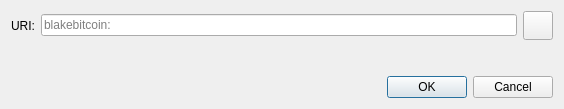
<?xml version="1.0" encoding="UTF-8"?>
<ui version="4.0">
 <class>OpenURIDialog</class>
 <widget class="QDialog" name="OpenURIDialog">
  <property name="geometry">
   <rect>
    <x>0</x>
    <y>0</y>
    <width>564</width>
    <height>109</height>
   </rect>
  </property>
  <property name="windowTitle">
   <string>Open blakebitcoin URI</string>
  </property>
  <layout class="QVBoxLayout" name="verticalLayout">
   <item>
    <layout class="QHBoxLayout" name="horizontalLayout">
     <item>
      <widget class="QLabel" name="label">
       <property name="text">
        <string>URI:</string>
       </property>
      </widget>
     </item>
     <item>
      <widget class="QValidatedLineEdit" name="uriEdit">
       <property name="placeholderText">
        <string notr="true">blakebitcoin:</string>
       </property>
      </widget>
     </item>
     <item>
      <widget class="QToolButton" name="pasteButton">
       <property name="toolTip">
        <string extracomment="Tooltip text for button that allows you to paste an address that is in your clipboard.">Paste address from clipboard</string>
       </property>
       <property name="text">
        <string/>
       </property>
       <property name="icon">
        <iconset resource="../bitcoin.qrc">
         <normaloff>:/icons/editpaste</normaloff>:/icons/editpaste
        </iconset>
       </property>
       <property name="iconSize">
        <size>
         <width>22</width>
         <height>22</height>
        </size>
       </property>
      </widget>
     </item>
    </layout>
   </item>
   <item>
    <spacer name="verticalSpacer">
     <property name="orientation">
      <enum>Qt::Vertical</enum>
     </property>
     <property name="sizeHint" stdset="0">
      <size>
       <width>20</width>
       <height>40</height>
      </size>
     </property>
    </spacer>
   </item>
   <item>
    <widget class="QDialogButtonBox" name="buttonBox">
     <property name="orientation">
      <enum>Qt::Horizontal</enum>
     </property>
     <property name="standardButtons">
      <set>QDialogButtonBox::Cancel|QDialogButtonBox::Ok</set>
     </property>
    </widget>
   </item>
  </layout>
 </widget>
 <customwidgets>
  <customwidget>
   <class>QValidatedLineEdit</class>
   <extends>QLineEdit</extends>
   <header>qt/qvalidatedlineedit.h</header>
  </customwidget>
 </customwidgets>
 <resources/>
 <connections>
  <connection>
   <sender>buttonBox</sender>
   <signal>accepted()</signal>
   <receiver>OpenURIDialog</receiver>
   <slot>accept()</slot>
   <hints>
    <hint type="sourcelabel">
     <x>248</x>
     <y>254</y>
    </hint>
    <hint type="destinationlabel">
     <x>157</x>
     <y>274</y>
    </hint>
   </hints>
  </connection>
  <connection>
   <sender>buttonBox</sender>
   <signal>rejected()</signal>
   <receiver>OpenURIDialog</receiver>
   <slot>reject()</slot>
   <hints>
    <hint type="sourcelabel">
     <x>316</x>
     <y>260</y>
    </hint>
    <hint type="destinationlabel">
     <x>286</x>
     <y>274</y>
    </hint>
   </hints>
  </connection>
 </connections>
</ui>
